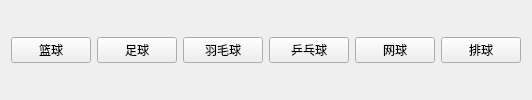
                            <widget class="QWidget" name="ball_sportspage">
                             <layout class="QHBoxLayout" name="horizontalLayout_19">
                              <item>
                               <widget class="QPushButton" name="btn_basketball">
                                <property name="text">
                                 <string>篮球</string>
                                </property>
                               </widget>
                              </item>
                              <item>
                               <widget class="QPushButton" name="btn_footballsoccer">
                                <property name="text">
                                 <string>足球</string>
                                </property>
                               </widget>
                              </item>
                              <item>
                               <widget class="QPushButton" name="btn_badminton">
                                <property name="text">
                                 <string>羽毛球</string>
                                </property>
                               </widget>
                              </item>
                              <item>
                               <widget class="QPushButton" name="btn_table_tennis">
                                <property name="text">
                                 <string>乒乓球</string>
                                </property>
                               </widget>
                              </item>
                              <item>
                               <widget class="QPushButton" name="btn_tennis">
                                <property name="text">
                                 <string>网球</string>
                                </property>
                               </widget>
                              </item>
                              <item>
                               <widget class="QPushButton" name="btn_volleyball">
                                <property name="text">
                                 <string>排球</string>
                                </property>
                               </widget>
                              </item>
                             </layout>
                            </widget>
